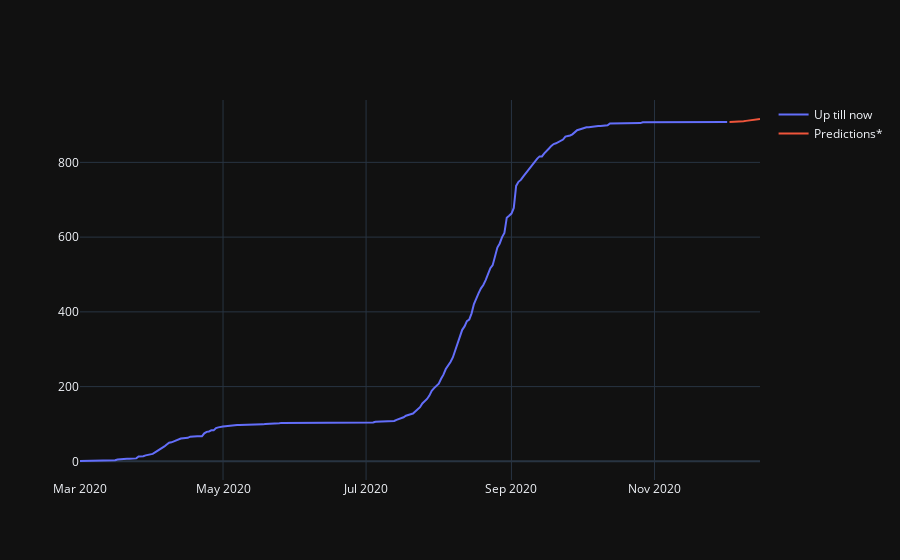

Notebook cell for this chart:
### Code cell
figure.show()

### Figure 1 — Plotly figure (JSON) as saved in the notebook; plotly's stock layout.template omitted (floating-point values rounded to 4 significant figures; data arrays with more than 128 entries replaced by an {"elided": "..."} marker saying what was removed)
{"data": [{"mode": "lines", "name": "Up till now", "type": "scatter", "x": {"elided": "277 str values"}, "y": {"elided": "277 int values"}}, {"mode": "lines", "name": "Predictions*", "type": "scatter", "x": ["2020-12-03T00:00:00", "2020-12-04T00:00:00", "2020-12-05T00:00:00", "2020-12-06T00:00:00", "2020-12-07T00:00:00", "2020-12-08T00:00:00", "2020-12-09T00:00:00", "2020-12-10T00:00:00", "2020-12-11T00:00:00", "2020-12-12T00:00:00", "2020-12-13T00:00:00", "2020-12-14T00:00:00", "2020-12-15T00:00:00", "2020-12-16T00:00:00"], "y": [908, 908, 909, 909, 909, 910, 910, 911, 912, 913, 913, 914, 915, 916]}], "layout": {}}
